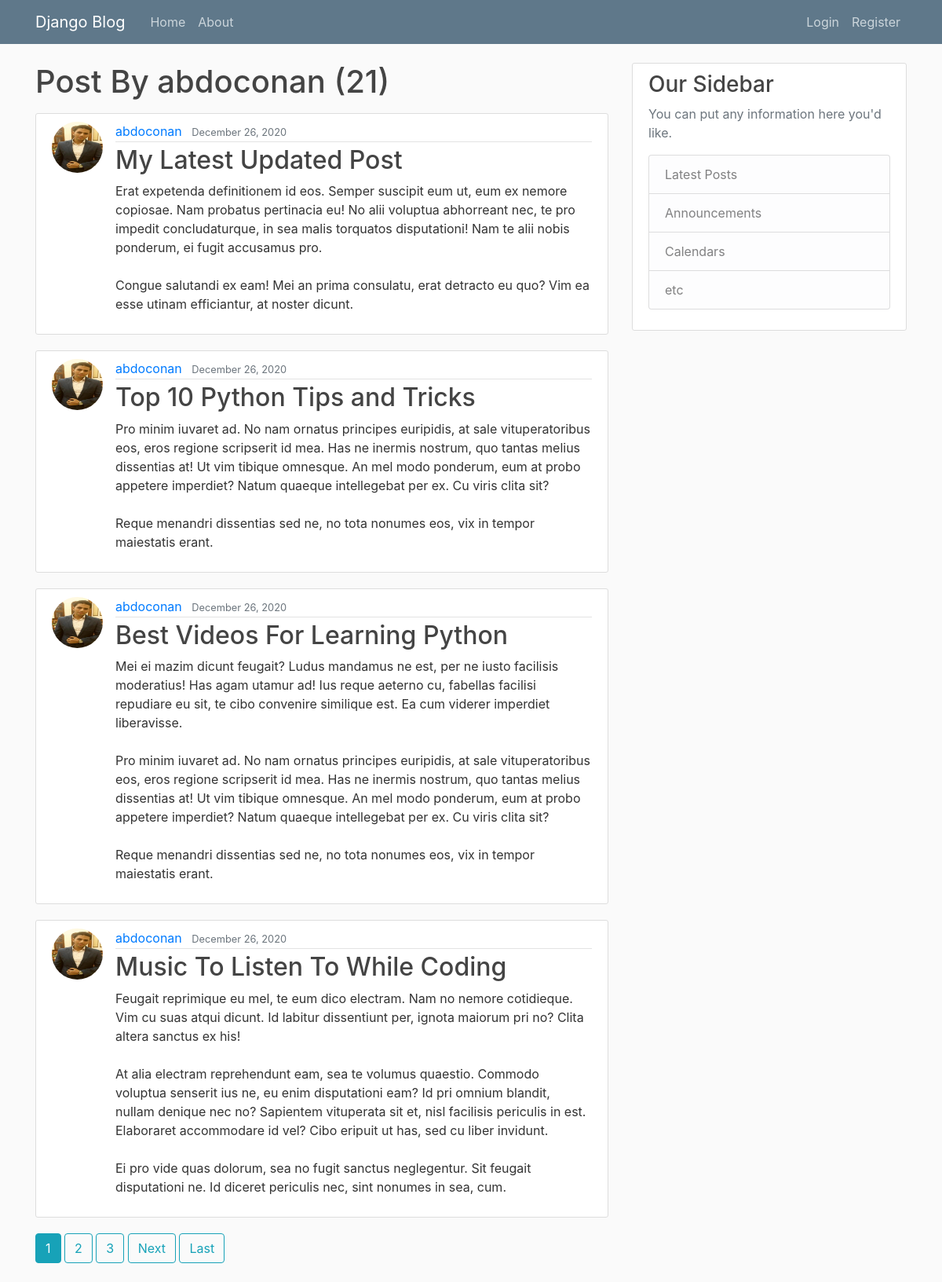
The page /user/abdoconan/ on the database its author committed.
### myblog/models.py (models this page shows, shortened)
class Posts(models.Model):
    title = models.CharField(max_length = 100)
    content = models.TextField()
    date_posted = models.DateTimeField(default = timezone.now)
    author = models.ForeignKey(User, on_delete = models.CASCADE)

### Users/models.py (models this page shows, shortened)
class Profile(models.Model):
    user = models.OneToOneField(User, on_delete = models.CASCADE)
    image = models.ImageField(default = "defualt.jpg", upload_to = 'profile_pics')

### myblog/views.py (the view)
# urls.py: path('user/<str:username>/', UserPostListView.as_view(), name = 'user-posts'),
class UserPostListView(ListView):
    model = Posts
    template_name = 'myblog/user_posts.html' # defult route for class base view <app>/<model>_<viewtype>.html
    context_object_name = 'posts'
    paginate_by = 4
    def get_queryset(self):
        user = get_object_or_404(User, username = self.kwargs.get('username'))
        return Posts.objects.filter(author=user).order_by('-date_posted')

### myblog/templates/myblog/user_posts.html (shortened to what this page needs)
{%extends 'myblog/base.html' %}
    {% block content %}
    <h1 class="mb-3">Post By {{view.kwargs.username }} ({{page_obj.paginator.count}})</h1>
       {% for post in posts %}
            <article class="media content-section">
                <img class='rounded-circle article-img'  src="{{ post.author.profile.image.url }}">
                <div class="media-body">
                <div class="article-metadata">
                    <a class="mr-2" href="{% url 'user-posts' post.author.username %}">{{ post.author }}</a>
                    <small class="text-muted">{{ post.date_posted|date:"F d, Y" }}</small>
                </div>
                <h2><a class="article-title" href="{% url 'post-detial' post.id %}">{{ post.title }}</a></h2>
                <p class="article-content">{{ post.content }}</p>
                </div>
            </article>
        {% endfor %}
        {% if is_paginated %}
            {% for num in page_obj.paginator.page_range %}
                {% if page_obj.number == num %}
                    <a class="btn btn-info mb-4" href="?page={{ num }}">{{ num }}</a>
                {% elif num > page_obj.number|add:'-3'  and  num < page_obj.number|add:'3' %}
                    <a class="btn btn-outline-info mb-4" href="?page={{ num }}">{{ num }}</a>
                {% endif %}
            {% endfor %}
            {% if page_obj.has_next %}
                <a class="btn btn-outline-info mb-4" href="?page={{ page_obj.next_page_number }}">Next</a>
                <a class="btn btn-outline-info mb-4" href="?page={{ page_obj.paginator.num_pages }}">Last</a>
            {% endif %}
        {% endif %}
    {% endblock content%}

### myblog/static/myblog/main.css (style rules this page uses)
body { background: #fafafa; color: #333333; margin-top: 5rem; }
h1, h2, h3, h4, h5, h6 { color: #444444; }
.content-section { background: #ffffff; padding: 10px 20px; border: 1px solid #dddddd; border-radius: 3px; margin-bottom: 20px; }
.article-title { color: #444444; }
.article-content { white-space: pre-line; }
.article-img { height: 65px; width: 65px; margin-right: 16px; }
.article-metadata { padding-bottom: 1px; margin-bottom: 4px; border-bottom: 1px solid #e3e3e3 }

### rows shown on the page
Posts: author.profile.image (picture), author "abdoconan", date_posted "December 26, 2020", title "My Latest Updated Post", content "Erat expetenda definitionem id eos. Semper suscipit eum ut, eum ex nemore copiosae. Nam probatus pertinacia eu! No alii voluptua abhorreant nec, te pro impedit concludaturque, in sea malis torquatos disputationi! Nam te alii nobis ponderum, ei fugit accusamus pro. Congue salutandi ex eam! Mei an prima consulatu, erat detracto eu quo? Vim ea esse utinam efficiantur, at noster dicunt."
Posts: author.profile.image (picture), author "abdoconan", date_posted "December 26, 2020", title "Top 10 Python Tips and Tricks", content "Pro minim iuvaret ad. No nam ornatus principes euripidis, at sale vituperatoribus eos, eros regione scripserit id mea. Has ne inermis nostrum, quo tantas melius dissentias at! Ut vim tibique omnesque. An mel modo ponderum, eum at probo appetere imperdiet? Natum quaeque intellegebat per ex. Cu viris clita sit? Reque menandri dissentias sed ne, no tota nonumes eos, vix in tempor maiestatis erant."
Posts: author.profile.image (picture), author "abdoconan", date_posted "December 26, 2020", title "Best Videos For Learning Python", content "Mei ei mazim dicunt feugait? Ludus mandamus ne est, per ne iusto facilisis moderatius! Has agam utamur ad! Ius reque aeterno cu, fabellas facilisi repudiare eu sit, te cibo convenire similique est. Ea cum viderer imperdiet liberavisse. Pro minim iuvaret ad. No nam ornatus principes euripidis, at sale vituperatoribus eos, eros regione scripserit id mea. Has ne inermis nostrum, quo tantas melius dissentias at! Ut vim tibique omnesque. An mel modo ponderum, eum at probo appetere imperdiet? Natum quaeque intellegebat per ex. Cu viris clita sit? Reque menandri dissentias sed ne, no tota nonumes eos, vix in tempor maiestatis erant."
Posts: author.profile.image (picture), author "abdoconan", date_posted "December 26, 2020", title "Music To Listen To While Coding", content "Feugait reprimique eu mel, te eum dico electram. Nam no nemore cotidieque. Vim cu suas atqui dicunt. Id labitur dissentiunt per, ignota maiorum pri no? Clita altera sanctus ex his! At alia electram reprehendunt eam, sea te volumus quaestio. Commodo voluptua senserit ius ne, eu enim disputationi eam? Id pri omnium blandit, nullam denique nec no? Sapientem vituperata sit et, nisl facilisis periculis in est. Elaboraret accommodare id vel? Cibo eripuit ut has, sed cu liber invidunt. Ei pro vide quas dolorum, sea no fugit sanctus neglegentur. Sit feugait disputationi ne. Id diceret periculis nec, sint nonumes in sea, cum."

### other values the page prints
{{ view.kwargs.username }} "abdoconan"
{{ page_obj.paginator.count }} "21"
{{ num }} "1"
{{ num }} "2" "3"
